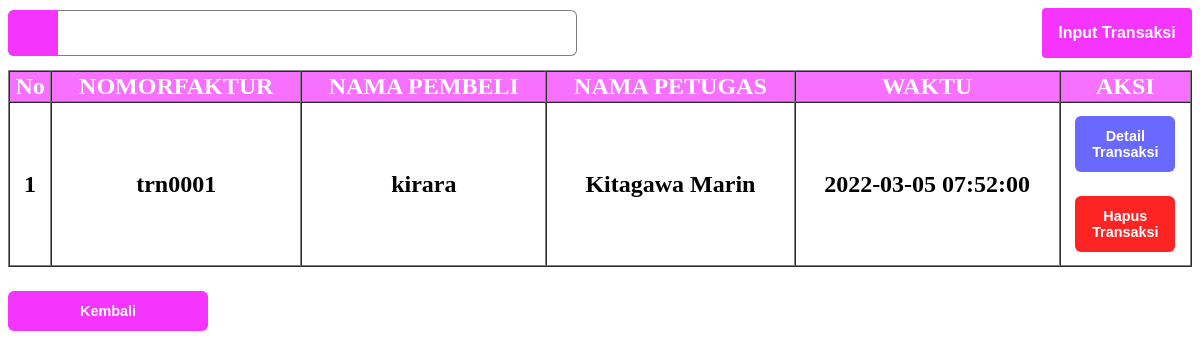
The page /transaksi.php (signed in) on the database its author committed.
### tables this page shows
CREATE TABLE `transaksi` (
  `nomorfaktur` varchar(10) NOT NULL,
  `kdpembeli` varchar(20) NOT NULL,
  `kdpetugas` varchar(20) NOT NULL,
  `waktu` datetime NOT NULL
);

CREATE TABLE `pembeli` (
  `kdpembeli` varchar(5) NOT NULL,
  `nmpembeli` varchar(20) NOT NULL,
  `jk` enum('L','P') NOT NULL,
  `alamat` text NOT NULL,
  `nohp` varchar(15) NOT NULL
);

CREATE TABLE `petugas` (
  `kdpetugas` varchar(5) NOT NULL,
  `nmpetugas` varchar(20) NOT NULL,
  `jk` enum('L','P') NOT NULL,
  `alamat` text NOT NULL,
  `nohp` varchar(15) NOT NULL,
  `level` varchar(15) NOT NULL,
  `username` varchar(20) NOT NULL,
  `password` varchar(50) NOT NULL
);

### transaksi.php (the view, shortened to what this page needs)
<!DOCTYPE html>
<html lang="en">
<head>
    <link rel="stylesheet" href="assets/boxicons-2.0.9/css/boxicons.css">
    <link rel="stylesheet" href="assets/css/transaksi.style.css">
</head>
<body>
    <div class="container">
        <div class="nav">
            <div class="search">
                <form action="" method="POST">
                    <i class="bx bx-search"></i>
                    <input type="text" id="keyword" name="txtcari">
                </form>
            </div>
            <div class="insert">
                <a href="inputtransaksi.php">
                    <button>
                        Input Transaksi
                    </button>
                </a>
            </div>
        </div>
</body>
</html>
<table border="1" cellspacing=0>
    <tr>
        <th>No</th>
        <th>NOMORFAKTUR</th>
        <th>NAMA PEMBELI</th>
        <th>NAMA PETUGAS</th>
        <th>WAKTU</th>
        <th colspan="2">AKSI</th>
    </tr>
    <?php
    include "koneksi.php";
    if (isset($_POST['cari'])) {
        $cari = $_POST['txtcari'];
        $query = mysqli_query($koneksi, "SELECT * FROM transaksi inner join petugas on petugas.kdpetugas=transaksi.kdpetugas
        join pembeli on pembeli.kdpembeli=transaksi.kdpembeli WHERE transaksi.nomorfaktur='$cari' OR petugas.nmpetugas like'%$cari%'  OR pembeli.nmpembeli like'%$cari%'");
    } else {
        $query = mysqli_query($koneksi, "select transaksi.nomorfaktur,pembeli.nmpembeli,petugas.nmpetugas,transaksi.waktu
        from transaksi inner join pembeli on pembeli.kdpembeli=transaksi.kdpembeli join petugas on petugas.kdpetugas=transaksi.kdpetugas order by nomorfaktur asc");
    }
    $no = 1;
    while ($data = mysqli_fetch_array($query)) { ?>
        <tr>
            <td><?= $no++  ?></td>
            <td><?= $data['nomorfaktur'] ?></td>
            <td><?= $data['nmpembeli'] ?></td>
            <td><?= $data['nmpetugas'] ?></td>
            <td><?= $data['waktu'] ?></td>
            <td>
                <div class="aksi">
                    <a href="detailtransaksi.php?id=<?= $data['nomorfaktur'] ?>">
                        <button class="edit">
                        Detail Transaksi
                    </button>
                </a>
                <a href="hapustransaksi.php?id=<?= $data['nomorfaktur'] ?>" onclick="return confirm('Hapus Data Transaksi Ini?')">
                    <button class="delete">
                        Hapus Transaksi
                    </button>
                </a>
            </div>
            </td>
        </tr>
    <?php
    } ?>
</table>
<a href="home.php">
    <button class="prev">
        Kembali
    </button>
</a>

### assets/css/transaksi.style.css (style rules this page uses)
:root { --main-color: rgb(245, 52, 255); --main-color-50: rgba(245, 52, 255, 0.7); }
.nav { width: 100%; display: flex; flex-direction: row; justify-content: space-between; align-items: center; }
.nav .insert a button, .nav .search button { width: 150px; height: 50px; background-color: var(--main-color); border: 0; border-radius: 4px; font-size: 1rem; font-weight: 600; text-align: center; text-decoration: none; outline: none; color: white; cursor: pointer; }
.nav .search { position: relative; }
.nav .search i { position: absolute; height: 100%; width: 50px; background-color: var(--main-color); font-size: 1.2rem; display: flex; justify-content: center; align-items: center; top: 0; left: 0; border-radius: 6px 0 0 6px; color: white; }
.nav .search input { width: 500px; height: 20px; outline: none; transition: all 0.5s ease; border-radius: 6px; border: 1px solid rgba(0, 0, 0, 0.5); padding: 12px; padding-left: 55px; font-size: 1.25rem; }
table { width: 100%; margin: 12px 0; }
table tbody tr { text-align: center; font-weight: 600; font-size: 1.5rem; }
table tbody tr:nth-child(odd) { background-color: var(--main-color-50); color: white; }
table tbody tr td .aksi { display: flex; flex-direction: column; justify-content: center; align-items: center; }
table tbody tr td .aksi a button { outline: none; border: 0; width: 100px; margin: 12px 0; padding: 12px; border-radius: 6px; color: white; text-decoration: none; font-size: 0.90rem; font-weight: 600; cursor: pointer; }
table tbody tr td .aksi a .edit { background-color: rgb(105, 105, 255); }
table tbody tr td .aksi a .delete { background-color: rgb(255, 36, 36); }
.prev { outline: none; border: 0; width: 200px; margin: 12px 0; padding: 12px; border-radius: 6px; background-color: var(--main-color); cursor: pointer; color: white; text-decoration: none; font-size: 0.90rem; font-weight: 600; }

### rows shown on the page
transaksi: nomorfaktur "trn0001", pembeli.nmpembeli "kirara", petugas.nmpetugas "Kitagawa Marin", waktu "2022-03-05 07:52:00"
